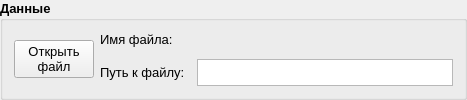
     <widget class="QGroupBox" name="groupBox">
      <property name="sizePolicy">
       <sizepolicy hsizetype="Preferred" vsizetype="Fixed">
        <horstretch>0</horstretch>
        <verstretch>0</verstretch>
       </sizepolicy>
      </property>
      <property name="minimumSize">
       <size>
        <width>0</width>
        <height>0</height>
       </size>
      </property>
      <property name="font">
       <font>
        <pointsize>10</pointsize>
        <weight>75</weight>
        <italic>false</italic>
        <bold>true</bold>
       </font>
      </property>
      <property name="title">
       <string>Данные</string>
      </property>
      <layout class="QGridLayout" name="gridLayout_2">
       <item row="0" column="0" rowspan="3">
        <widget class="QPushButton" name="buttonOpenFile">
         <property name="font">
          <font>
           <weight>50</weight>
           <bold>false</bold>
          </font>
         </property>
         <property name="text">
          <string>Открыть 
файл</string>
         </property>
        </widget>
       </item>
       <item row="0" column="1" colspan="2">
        <widget class="QLabel" name="label">
         <property name="font">
          <font>
           <weight>50</weight>
           <bold>false</bold>
          </font>
         </property>
         <property name="text">
          <string>Имя файла:</string>
         </property>
        </widget>
       </item>
       <item row="0" column="3">
        <widget class="QLabel" name="tbNameFile">
         <property name="font">
          <font>
           <weight>50</weight>
           <bold>false</bold>
          </font>
         </property>
         <property name="text">
          <string/>
         </property>
        </widget>
       </item>
       <item row="2" column="1">
        <widget class="QLabel" name="label_2">
         <property name="minimumSize">
          <size>
           <width>0</width>
           <height>27</height>
          </size>
         </property>
         <property name="font">
          <font>
           <weight>50</weight>
           <bold>false</bold>
          </font>
         </property>
         <property name="text">
          <string>Путь к файлу:</string>
         </property>
        </widget>
       </item>
       <item row="2" column="3">
        <widget class="QTextEdit" name="tbPath">
         <property name="sizePolicy">
          <sizepolicy hsizetype="Expanding" vsizetype="Ignored">
           <horstretch>0</horstretch>
           <verstretch>0</verstretch>
          </sizepolicy>
         </property>
         <property name="minimumSize">
          <size>
           <width>0</width>
           <height>0</height>
          </size>
         </property>
         <property name="font">
          <font>
           <weight>50</weight>
           <bold>false</bold>
          </font>
         </property>
         <property name="horizontalScrollBarPolicy">
          <enum>Qt::ScrollBarAsNeeded</enum>
         </property>
         <property name="readOnly">
          <bool>true</bool>
         </property>
        </widget>
       </item>
      </layout>
     </widget>
